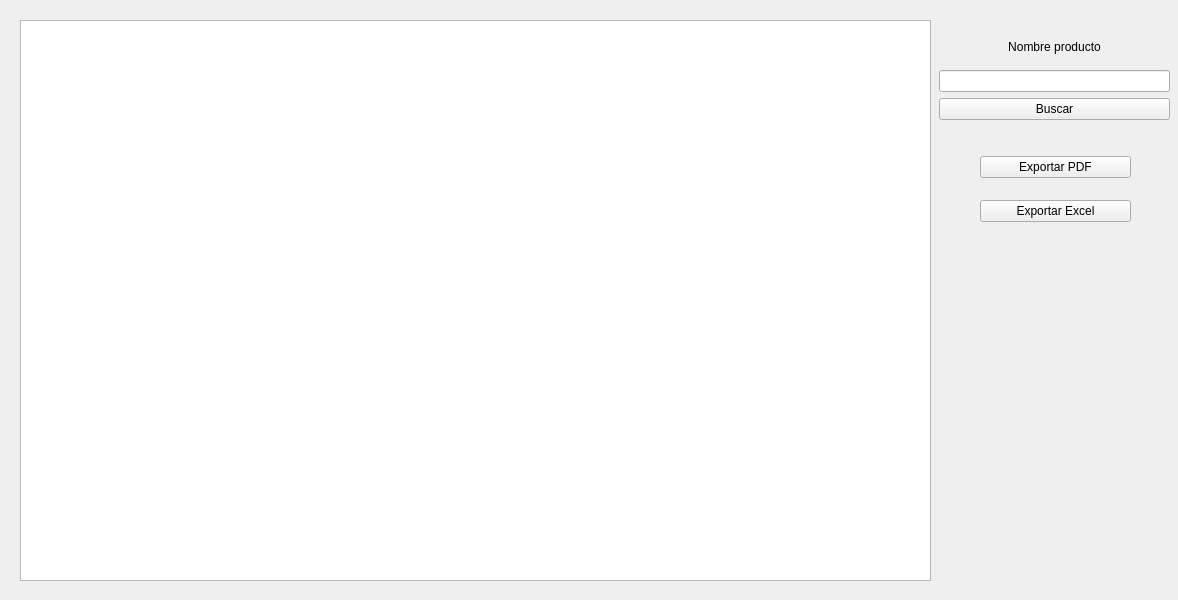
<?xml version="1.0" encoding="UTF-8"?>
<ui version="4.0">
 <class>MainWindow</class>
 <widget class="QMainWindow" name="MainWindow">
  <property name="geometry">
   <rect>
    <x>0</x>
    <y>0</y>
    <width>1178</width>
    <height>600</height>
   </rect>
  </property>
  <property name="windowTitle">
   <string>Lista Productos</string>
  </property>
  <widget class="QWidget" name="centralwidget">
   <widget class="QLabel" name="label">
    <property name="geometry">
     <rect>
      <x>-10</x>
      <y>0</y>
      <width>1191</width>
      <height>601</height>
     </rect>
    </property>
    <property name="styleSheet">
     <string notr="true">background-image: url(:/imagenes/fondoaplicacion.jpg);</string>
    </property>
    <property name="text">
     <string/>
    </property>
   </widget>
   <widget class="QWidget" name="verticalLayoutWidget">
    <property name="geometry">
     <rect>
      <x>980</x>
      <y>140</y>
      <width>151</width>
      <height>98</height>
     </rect>
    </property>
    <layout class="QVBoxLayout" name="verticalLayout">
     <item>
      <widget class="QPushButton" name="btnExporpdf">
       <property name="text">
        <string>Exportar PDF</string>
       </property>
      </widget>
     </item>
     <item>
      <widget class="QPushButton" name="btnExporexcel">
       <property name="text">
        <string>Exportar Excel</string>
       </property>
      </widget>
     </item>
    </layout>
   </widget>
   <widget class="QWidget" name="verticalLayoutWidget_2">
    <property name="geometry">
     <rect>
      <x>939</x>
      <y>30</y>
      <width>231</width>
      <height>90</height>
     </rect>
    </property>
    <layout class="QVBoxLayout" name="verticalLayout_2">
     <item>
      <widget class="QLabel" name="label_2">
       <property name="text">
        <string>Nombre producto</string>
       </property>
       <property name="alignment">
        <set>Qt::AlignCenter</set>
       </property>
      </widget>
     </item>
     <item>
      <widget class="QLineEdit" name="txtBuscarpro"/>
     </item>
     <item>
      <widget class="QPushButton" name="btnBuscar">
       <property name="text">
        <string>Buscar</string>
       </property>
      </widget>
     </item>
    </layout>
   </widget>
   <widget class="QTableView" name="tablaproductos">
    <property name="geometry">
     <rect>
      <x>20</x>
      <y>20</y>
      <width>911</width>
      <height>561</height>
     </rect>
    </property>
   </widget>
  </widget>
 </widget>
 <resources>
  <include location="imagenes/imagenes.qrc"/>
 </resources>
 <connections/>
</ui>
